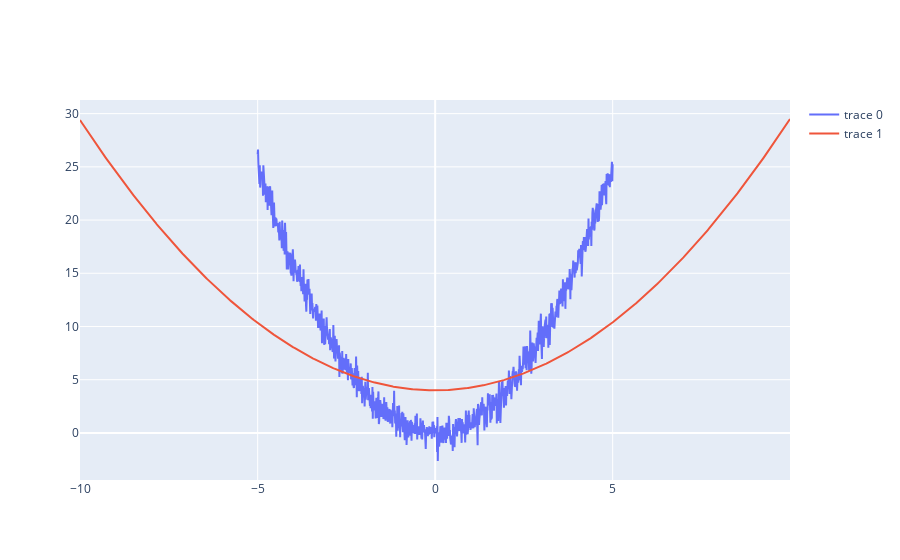

The code cell stored with this chart in its notebook:
### Code cell
import numpy as np
from scipy.optimize import fsolve
import plotly.graph_objects as go
# a0 + a1xi + a2xi^2 + a3xiyi + a4yi +a5yi^2
theta = np.linspace(-5, 5, 1000)
x0 = theta
y0 = x0 ** 2 + 0.8*np.random.default_rng().normal(size=x0.shape)
#x0 = 2*np.cosh(theta) + 0.5*np.sinh(theta) + 3
#y0 = -0.5*np.sinh(theta) + 4*np.cosh(theta) + 3
c = np.sqrt(2)/2
aux  = np.array([[c, -c], [c, c]]) @ np.r_[[x0], [y0]].reshape(2,-1)
#x0 = aux[0,:]
#y0 = aux[1,:]
r = np.c_[x0, y0]
#r = np.random.rand(6,2)
M = np.zeros((6,6))
#print(r)
for k, i in enumerate(r):
    xi, yi = i
    rr = np.array([1, xi, xi**2, xi*yi, yi, yi**2]).reshape(-1, 1)
    # print(rr)
    #print(rr.T.shape)
    M = M + rr @ rr.T
w, v = np.linalg.eigh(M)
#idx = np.argmin(w)
a = v[:, 0].reshape(-1, 1)
xs = np.linspace(0, 10, 1000)
y = []
A = np.array([[float(a[2]), float(a[3]/2)], [float(a[3]/2), float(a[5])]])
D, Q = np.linalg.eigh(A)
b = np.array([a[1], a[4]]).reshape(-1, 1)

if np.linalg.det(A) >= 1e-3:
    print('elipse')
    # c0 + c1*ẍ^2 + c2*ÿ^2=0
    c0 = float(float(a[0]) - (b.T @ np.linalg.inv(A) @ b)/ 4)
    c1 = D[0]
    c2 = D[1]
    rx = np.sqrt(-c0/c1)
    ry = np.sqrt(-c0/c2)
    theta = np.linspace(0, 2*np.pi, 1000)
    p_ = np.array([rx, ry]).reshape(-1,1) * [np.cos(theta), np.sin(theta)]
    p = Q @ p_ - (np.linalg.inv(A) @ b / 2)
elif np.linalg.det(A) <= -1e-3:
    print('hiperbole')
    c0 = float(float(a[0]) - (b.T @ np.linalg.inv(A) @ b)/ 4)
    c1 = D[0]
    c2 = D[1]
    psi = np.linspace(-1, 1, 1000)
    if c0 / c1 > 0:
        rx = np.sqrt(c0/c1)
        ry = np.sqrt(-c0/c2)
        x = rx*np.sinh(psi)
        y = ry*np.cosh(psi)
    else:
        rx = np.sqrt(-c0/c1)
        ry = np.sqrt(c0/c2)
        x = rx*np.cosh(psi)
        y = ry*np.sinh(psi)
    x = np.r_[-x, x]
    y = np.r_[-y, y]
    p_ = np.array([x, y])
    p = Q @ p_ - (np.linalg.inv(A) @ b / 2)
else:
    # c0+c1*ẍ + c2*ÿ + c3*ẍ^2 + c4*ÿ^2 =0
    print('parabola')
    c0 = float(a[0])
    aux = (b.T @ Q).ravel()
    c1 = aux[0]
    c2 = aux[1]
    c3 = D[0]
    c4 = D[1]
    if np.abs(D[0]) < np.abs(D[1]):
        y = np.linspace(-10, 10, 1000)
        x = - c0/c1 - c2/c1 * y -c4/c1 * y**2
    else: 
        x = np.linspace(-10, 10, 1000)
        y = - c0/c2 - c1/c2 * x -c3/c2 * x**2
    p_ = np.array([x, y])
    p = Q @ p_
#for xa in xs:
#    x = float(xa)
#    rot = fsolve(lambda y: float(a.T @ np.array([1, x, x**2, x*y[0], y[0], y[0]**2]).reshape(-1, 1)), [1])
#    y.append(float(rot))

fig = go.Figure(go.Scatter(x=r[:,0].ravel(), y=r[:,1].ravel()))
fig.add_trace(go.Scatter(x=p[0], y=p[1]))
fig.show()

### Figure 1 — Plotly figure (JSON) as saved in the notebook; plotly's stock layout.template omitted (floating-point values rounded to 4 significant figures; data arrays with more than 128 entries replaced by an {"elided": "..."} marker saying what was removed)
{"data": [{"type": "scatter", "x": {"elided": "1000 float values"}, "y": {"elided": "1000 float values"}}, {"type": "scatter", "x": {"elided": "1000 float values"}, "y": {"elided": "1000 float values"}}], "layout": {}}
